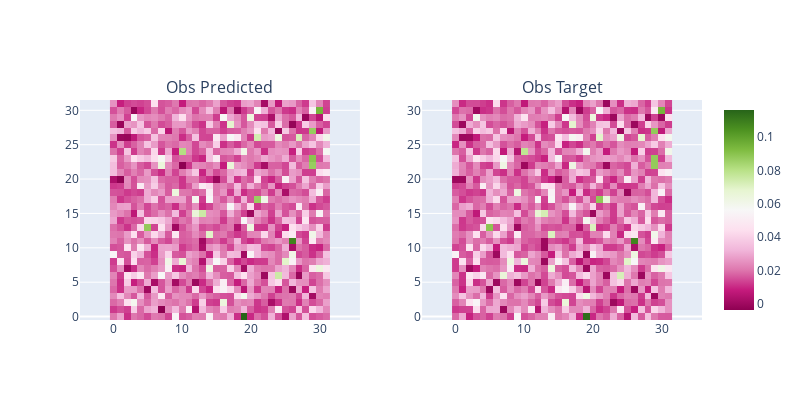

Notebook code cell kept with this figure:
### Code cell
compare_images(
    pred_proj_obs[sample_idx], y_proj_obs[sample_idx], titles=["Obs Predicted", "Obs Target"]
)

### Figure 1 — Plotly figure (JSON) as saved in the notebook; plotly's stock layout.template omitted (floating-point values rounded to 4 significant figures; data arrays with more than 128 entries replaced by an {"elided": "..."} marker saying what was removed)
{"data": [{"coloraxis": "coloraxis", "hovertemplate": "x: %{x}<br>y: %{y}<br>color: %{z}<extra></extra>", "name": "0", "type": "heatmap", "xaxis": "x", "yaxis": "y", "z": {"elided": "32x32 float values"}}, {"coloraxis": "coloraxis", "hovertemplate": "x: %{x}<br>y: %{y}<br>color: %{z}<extra></extra>", "name": "0", "type": "heatmap", "xaxis": "x2", "yaxis": "y2", "z": {"elided": "32x32 float values"}}], "layout": {"annotations": [{"font": {"size": 16}, "showarrow": false, "text": "Obs Predicted", "x": 0.225, "xanchor": "center", "xref": "paper", "y": 1, "yanchor": "bottom", "yref": "paper"}, {"font": {"size": 16}, "showarrow": false, "text": "Obs Target", "x": 0.775, "xanchor": "center", "xref": "paper", "y": 1, "yanchor": "bottom", "yref": "paper"}], "height": 400, "width": 800, "xaxis": {"anchor": "y", "domain": [0, 0.45], "scaleanchor": "y"}, "xaxis2": {"anchor": "y2", "domain": [0.55, 1], "scaleanchor": "y2"}, "yaxis": {"anchor": "x", "domain": [0, 1]}, "yaxis2": {"anchor": "x2", "domain": [0, 1]}}}
